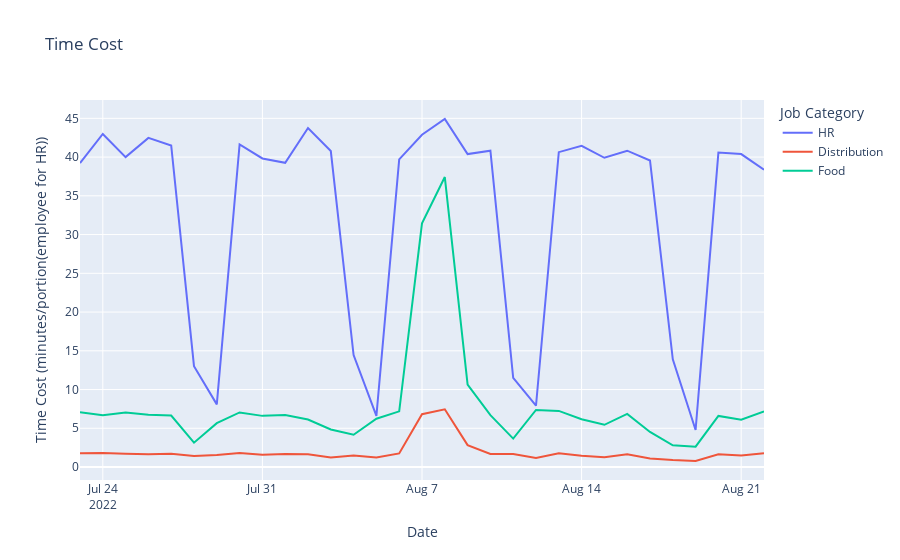

Notebook code cell kept with this figure:
### Code cell
# Plot the time cost tables
fig = go.Figure()
fig.add_trace(go.Scatter(x=hr_time_cost.index, y=hr_time_cost.sum(axis=1), name='HR'))
fig.add_trace(go.Scatter(x=distribution_time_cost.index, y=distribution_time_cost.sum(axis=1), name='Distribution'))
fig.add_trace(go.Scatter(x=food_time_cost.index, y=food_time_cost.sum(axis=1), name='Food'))
fig.update_layout(
    title='Time Cost',
    xaxis_title='Date',
    yaxis_title='Time Cost (minutes/portion(employee for HR))',
    legend_title='Job Category',
)
fig.show()

# export to png
# fig.write_image("../figures/time_cost_graph.png", width=1500, height=600)
